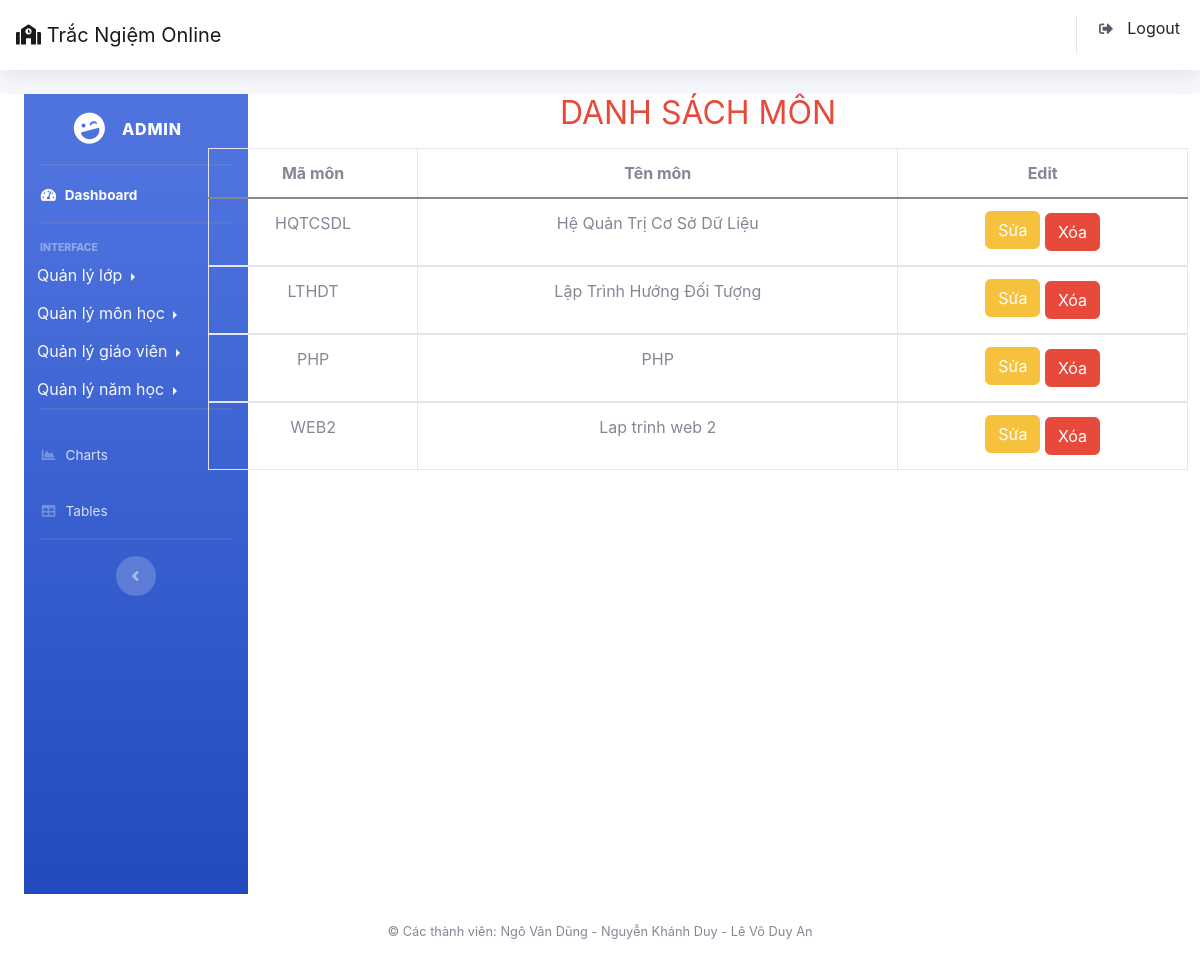
Page /Admin/index.php?action=mon&act=mon (signed in) on the committed database.
### tables this page shows
CREATE TABLE `mon` (
  `maMon` varchar(50) NOT NULL,
  `tenMon` text NOT NULL
);

### Admin/Model/connect.php (called while the page is built, shortened)
<?php
  class connect{
      var $db=null;
      public function __construct()
      {
        $dsn='mysql:host=localhost;dbname=tracnghiem2';
        $user='root';
        $pass='root';
        $this->db=new PDO($dsn,$user,$pass,array(PDO::MYSQL_ATTR_INIT_COMMAND=>"SET NAMES utf8"));
      }
      public function getList($select)
      {
        $result=$this->db->query($select);
        return $result;
      }
  }
?>

### Admin/Model/quanlymon.php (called while the page is built, shortened)
<?php
     class mon{
          public function xemMon()
          {
            $select="select * from mon";
            $db = new connect();
            $result = $db->getList($select);
            return $result;
          }
     }
?>

### Admin/View/mon.php (the view, shortened to what this page needs)
<div class="col-lg-2">
    <?php
        include "View/sidebar.php";
    ?>
</div>
<div class="col-lg-10">
    <section>
        <div class="row">
             <h2 class="text-center text-danger mb-md-3">DANH SÁCH MÔN  </h2>
             <table class=" table table-bordered table-hover text-center">
                <thead>
                    <tr>
                        <th scope="col">Mã môn</th>
                        <th scope="col">Tên môn</th>
                        <th scope="col">Edit</th>
                    </tr>
                </thead>
                <?php
                        $db = new mon();
                        $result=$db->xemMon();
                        while($set = $result->fetch()):
                ?>
                <tbody>
                    <tr>
                        <td> <?php echo $set['maMon'] ?></td>
                        <td>  <?php echo $set['tenMon'] ?></td>
                        <td class="text-center">
                                    <a href="index.php?action=mon&act=update&maMon=<?php echo $set['maMon'];  ?>" class="btn btn-warning mb-md-1">Sửa</a>
                                    <a href="index.php?action=mon&act=delete_mon&maMon=<?php echo $set['maMon']?>"
                                    onclick="return confirm('Bấm vào nút OK để tiếp tục');" class="btn btn-danger">Xóa</a>
                        </td>
                    </tr>
                    <?php
                    endwhile;
                    ?>
                </tbody>
            </table>
        </div>
    </section>
</div>

### rows in the picture
mon: maMon "HQTCSDL", tenMon "Hệ Quản Trị Cơ Sở Dữ Liệu"
mon: maMon "LTHDT", tenMon "Lập Trình Hướng Đối Tượng"
mon: maMon "PHP", tenMon "PHP"
mon: maMon "WEB2", tenMon "Lap trinh web 2"

### other values in the picture
$_SESSION['admin'] "ADMIN"
